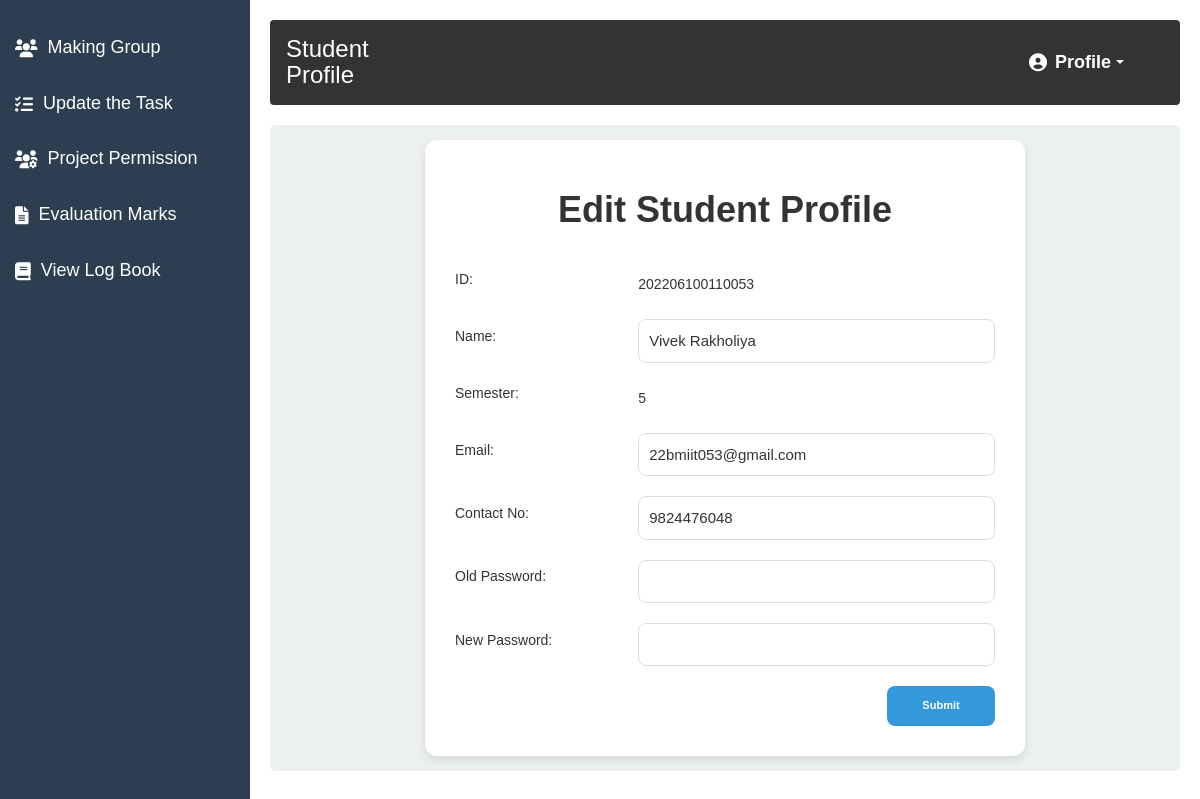
The page /StudentProfileEdit.php (signed in) on the database its author committed.
### tables this page shows
CREATE TABLE `student` (
  `sid` bigint(11) NOT NULL,
  `fullName` varchar(50) DEFAULT NULL,
  `sem` int(11) DEFAULT NULL,
  `email` varchar(100) DEFAULT NULL,
  `contactno` bigint(20) DEFAULT NULL,
  `password` varchar(500) DEFAULT NULL
);

### StudentProfileEdit.php (the view, shortened to what this page needs)
<?php
include 'connection.php';
$lid = $_SESSION['id'];
$select = "select * from student where sid='$lid'";
$sdata = mysqli_query($c, $select);
$r = mysqli_fetch_assoc($sdata);
?>
<!DOCTYPE html>
<html lang="en">
    <head>
        <link rel="stylesheet" href="https://maxcdn.bootstrapcdn.com/bootstrap/3.4.1/css/bootstrap.min.css">
        <link rel="stylesheet" href="https://maxcdn.bootstrapcdn.com/bootstrap/3.4.1/css/bootstrap.min.css">
        <link rel="stylesheet" href="https://maxcdn.bootstrapcdn.com/bootstrap/3.4.1/css/bootstrap.min.css">
        <link href="style.css" rel="stylesheet" type="text/css"/>
        <link rel="stylesheet" href="https://cdnjs.cloudflare.com/ajax/libs/font-awesome/6.0.0-beta3/css/all.min.css">
    </head>
    <body>
        <div class="sidebar">
            <a href="StudentMakeGroup.php">
                <i class="fa fa-users"></i>
                <p>Making Group</p>
            </a>
            <a href="SudentTask.php">
                <i class="fa fa-tasks"></i>
                <p>Update the Task</p>
            </a>
            <a href="StudentProPermission.php">
                <i class="fa fa-users-cog"></i>
                <p>Project Permission</p>
            </a>
            <a href="StudentEvaluationMark.php">
                <i class="fa fa-file-alt"></i>
                <p>Evaluation Marks</p>
            </a>
            <a href="StudentLogBook.php">
                <i class="fa fa-book"></i>
                <p>View Log Book</p>
            </a>
        </div>
        <div class="main-content">
            <div class="navbar">
                <h1 style="margin:0px;padding: 0px;width: 150px;">Student Profile</h1>
                <div class="nav-links">
                    <div class="dropdown">
                        <button class="profile-btn" class="dropdown-toggle" type="button" data-toggle="dropdown">
                            <i class="fas fa-user-circle"></i> Profile <span class="caret"></span>
                        </button>
                    </div>
                </div>
            </div>
            <div class="section">
                <form method="POST" id="frmsubmit">
                    <table>
                        <tr>
                            <td colspan="4"><h1 class="h1">Edit Student Profile</h1></td>
                        </tr>
                        <tr>
                            <td><p>ID:</p></td>
                            <td colspan="3"><?php echo $r['sid'] ?></td>
                        </tr>
                        <tr>
                            <td><p>Name:</p></td>
                            <td colspan="3"><input type="text" id="name" name="name" value="<?php echo $r['fullName'] ?>" required></td>
                        </tr>
                        <tr>
                            <td><p>Semester:</p></td>
                            <td colspan="3"><?php echo $r['sem'] ?></td>
                        </tr>
                        <tr>
                            <td><p>Email:</p></td>
                            <td colspan="3"><input type="email" id="email" name="email" value="<?php echo $r['email'] ?>" required></td>
                        </tr>
                        <tr>
                            <td><p>Contact No:</p></td>
                            <td colspan="3"><input type="number" id="contact" name="contact" value="<?php echo $r['contactno'] ?>" required></td>
                        </tr>
                        <tr>
                            <td><p>Old Password:</p></td>
                            <td colspan="3"><input type="password" id="old_password" name="old_password" required></td>
                        </tr>
                        <tr>
                            <td><p>New Password:</p></td>
                            <td colspan="3"><input type="password" id="new_password" name="new_password" required></td>
                        </tr>
                        <tr>
                            <td colspan="4" align="right">
                                <button type="submit" name="submit" value="submit" id="btnSubmit">Submit</button>
                            </td>
                        </tr>
                    </table>
                </form>
            </div>
        </div>
</body>
</html>

### style.css (style rules this page uses)
* { margin: 0; padding: 0; box-sizing: border-box; }
body { font-family: Arial, sans-serif; background-color: #f4f4f4; }
.navbar { background-color: #333; color: #fff; padding: 15px; display: flex; align-items: center; }
.navbar h1 { margin-left: 20px; font-size: 24px; }
.nav-links { display: flex; margin-right: 20px; }
.sidebar { width: 250px; background-color: #2c3e50; position: fixed; height: 100%; padding-top: 20px; overflow-y: auto; }
.sidebar p { margin: 0px; padding: 0px; }
.sidebar a { padding: 15px; text-decoration: none; font-size: 18px; color: #fff; display: block; display: flex; align-items: center; }
.sidebar a i { margin-right: 10px; }
.main-content { margin-left: 250px; padding: 20px; background-color: #fff; height: 100vh; }
.section { background-color: #ecf0f1; padding: 15px; margin-bottom: 20px; border-radius: 5px; }
button { padding: 10px 15px; background-color: #2980b9; color: #fff; border: none; cursor: pointer; border-radius: 5px; }
i { font-size: 18px; }
.profile-btn { background-color: transparent; color: white; border: none; padding: 10px 20px; font-size: 18px; cursor: pointer; display: flex; align-items: center; }
.profile-btn i { margin-right: 8px; }
.caret { border-top: 4px solid white; margin-left: 5px; }

### StudentProfileEdit.php (style rules this page uses)
* { margin: 0; padding: 0; box-sizing: border-box; }
body { font-family: Arial, sans-serif; background-color: #f4f4f4; }
.navbar { background-color: #333; color: #fff; padding: 15px; display: flex; align-items: center; }
.navbar h1 { margin-left: 20px; font-size: 24px; }
.nav-links { display: flex; margin-right: 20px; }
.sidebar { width: 250px; background-color: #2c3e50; position: fixed; height: 100%; padding-top: 20px; overflow-y: auto; }
.sidebar a { padding: 15px; text-decoration: none; font-size: 18px; color: #fff; display: block; display: flex; align-items: center; }
.sidebar a i { margin-right: 10px; }
.main-content { margin-left: 250px; padding: 20px; background-color: #fff; height: 100vh; }
.section { background-color: #ecf0f1; padding: 15px; margin-bottom: 20px; border-radius: 5px; }
.sidebar p { margin: 0px; padding: 0px; }
button { padding: 10px 15px; background-color: #2980b9; color: #fff; border: none; cursor: pointer; border-radius: 5px; }
i { font-size: 18px; }
.profile-btn { background-color: transparent; color: white; border: none; padding: 10px 20px; font-size: 18px; cursor: pointer; display: flex; align-items: center; }
.profile-btn i { margin-right: 8px; }
.caret { border-top: 4px solid white; margin-left: 5px; }
form { padding: 20px; border-radius: 12px; max-width: 600px; width: 100%; margin: auto; box-shadow: 0 4px 8px rgba(0, 0, 0, 0.1); animation: fadeIn 1s ease-in-out; background-color: #fff; }
.h1 { text-align: center; margin-bottom: 20px; color: #333; font-weight: 600; }
table { width: 100%; border-spacing: 10px; margin: auto; }
td { padding: 10px; vertical-align: middle; }
input[type="number"], input[type="text"], input[type="email"], input[type="password"] { width: 100%; padding: 10px; border: 1px solid #ddd; border-radius: 8px; outline: none; font-size: 15px; transition: all 0.3s ease; }
button { width: 20%; padding: 12px; background-color: #3498DB; color: #fff; border: none; border-radius: 8px; font-size: 1.1rem; font-weight: 600; cursor: pointer; transition: background-color 0.3s ease, transform 0.2s ease; }

### rows shown on the page
student: sid "202206100110053", name "Vivek Rakholiya", sem "5", email "22bmiit053@gmail.com", contact "9824476048"
